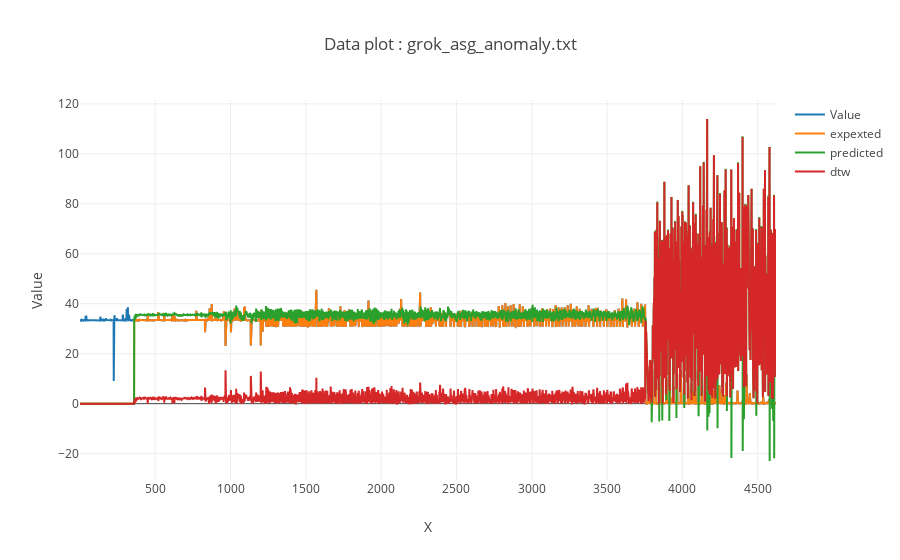

Notebook code for this chart:
### Markdown cell above
## Notes 
* New normal can be trianined only after collecting training data points from the begining of new normal
* trainDataSize = clutchWindowSize

        _______________________________________
       |dtw observation window|
      /|(Clutch window)       |
_____/ |start training ...    |

### Code cell
# Add your data file to plot
data_file = "grok_asg_anomaly.txt"
data_file1 = "expect_grok_asg_anomaly.txt"
data_file2 = "predict_grok_asg_anomaly.txt"
data_file3 = "dtw_similarity_grok_asg_anomaly.txt"
dataframe = pandas.read_csv(data_file, header=None, names=["value"])
dataframe1 = pandas.read_csv(data_file1, header=None, names=["value"]) 
dataframe2 = pandas.read_csv(data_file2, header=None, names=["value"])
dataframe3 = pandas.read_csv(data_file3, header=None, names=["value"])

def make_offset(y,offset):
    new_y = np.zeros(len(y)+offset)
    for i in range(0,len(y)):
        new_y[i+offset] = y[i]
    return new_y

# x = np.array(dataframe['timestamp'])
values = np.array(dataframe['value'])
values1 = np.array(dataframe1['value'])
values2 = np.array(dataframe2['value'])
values3 = np.array(dataframe3['value'])
size = len(values)
size1 = len(values1)
size2 = len(values2)
size3 = len(values2)
x = np.arange(1,size+1)
y = np.array(values)

x1 = np.arange(1,size1+1)
y1 = np.array(values1)

x1 = x
y1 = make_offset(y1,int(360))

x2 = np.arange(1,size2+1)
y2 = np.array(values2)

x2 = x
y2 = make_offset(y2,int(360))

x3 = np.arange(1,size3+1)
y3 = np.array(values3)

x3 = x
y3 = make_offset(y3,int(360))

trace = {"x": x,
         "y": y,
         "mode": 'lines',
         "name": 'Value'}
trace1 = {"x": x1,
         "y": y1,
         "mode": 'lines',
         "name": 'expexted'}
trace2 = {"x": x2,
         "y": y2,
         "mode": 'lines',
         "name": 'predicted'}
trace3 = {"x": x3,
         "y": y3,
         "mode": 'lines',
         "name": 'dtw'}
traces = [trace,trace1,trace2,trace3]
layout = dict(title = "Data plot : "+data_file,
              xaxis = dict(title = 'X'),
              yaxis = dict(title = 'Value')
             )
fig = dict(data=traces, layout=layout)
iplot(fig)
print("size values: "+str(size))
print("size expected : "+str(size1))
print("size predicted : "+str(size2))
print("size dtw : "+str(size3))

### Figure 1 — Plotly figure (JSON) as saved in the notebook; plotly's stock layout.template omitted (floating-point values rounded to 4 significant figures; data arrays with more than 128 entries replaced by an {"elided": "..."} marker saying what was removed)
{"data": [{"mode": "lines", "name": "Value", "type": "scatter", "uid": "1ac90cd7-250e-4703-9bd2-f76263bcfc2b", "x": {"elided": "4621 int values"}, "y": {"elided": "4621 float values"}}, {"mode": "lines", "name": "expexted", "type": "scatter", "uid": "db10d806-85fc-456a-a866-6cdbbbb50697", "x": {"elided": "4621 int values"}, "y": {"elided": "4621 float values"}}, {"mode": "lines", "name": "predicted", "type": "scatter", "uid": "0e4b2b63-7bd7-4171-939d-dbb8a86343e7", "x": {"elided": "4621 int values"}, "y": {"elided": "4621 float values"}}, {"mode": "lines", "name": "dtw", "type": "scatter", "uid": "1aeecb7c-6f73-49a5-b455-714468c9e839", "x": {"elided": "4621 int values"}, "y": {"elided": "4621 float values"}}], "layout": {"title": {"text": "Data plot : grok_asg_anomaly.txt"}, "xaxis": {"title": {"text": "X"}}, "yaxis": {"title": {"text": "Value"}}}}
